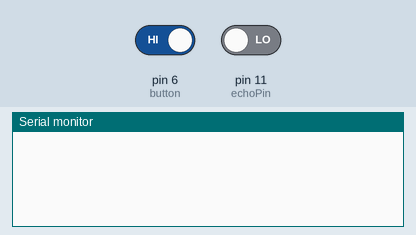
The sketch below on a simulated Arduino Uno, built with avr-gcc and run on an emulated ATmega328P. On the bench: the last lines printed to the serial monitor. Inputs (shaded band) come from the test bench; at power-on: pin 6 (button) HIGH, pin 11 (echoPin) LOW.

Above: at 1.2 s.
1.3 s: pin 6 (button) driven LOW and pin 11 (echoPin) driven HIGH
At 6.1 s:
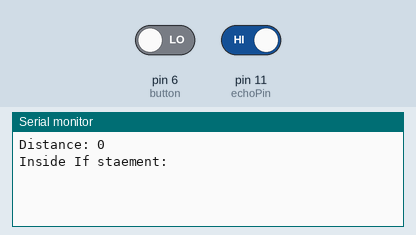
6.5 s: pin 6 (button) driven HIGH
At 13.5 s:
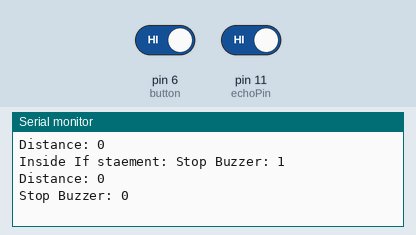

The sketch:

sketch_nov16a.ino
```cpp
#define trigPin 12
#define echoPin 11
#define buzzer 8
#define RED 2
#define GREEN 4
#define BLUE 5
#define YELLOW 3
# define button 6

  int duration = 0;
  int distance = 0;
  boolean stopBuzz = false;

void setup() {
  // put your setup code here, to run once:
  pinMode(button, INPUT_PULLUP);
  Serial.begin(9600);


}

void loop() {
  // put your main code here, to run repeatedly:
   digitalWrite(trigPin, LOW);
   delayMicroseconds(1);
   digitalWrite(trigPin, HIGH);
   delayMicroseconds(10);
   digitalWrite(trigPin, LOW);
   duration = pulseIn(echoPin, HIGH, 5000000);
   distance = (duration / 2) / 29.1;
   Serial.print("Distance: ");
    Serial.println(distance);

   if(distance>0 & distance<=10){
          digitalWrite(RED, HIGH);
          digitalWrite(GREEN, LOW);
          digitalWrite(BLUE, LOW);
          digitalWrite(YELLOW, LOW);
          if(stopBuzz == false){
             tone(buzzer, 3000, 500);
             delay(1000);
          }

   }else if(distance>10 & distance<=30){
          digitalWrite(RED, LOW);
          digitalWrite(GREEN, LOW);
          digitalWrite(BLUE, LOW);
          digitalWrite(YELLOW, HIGH);
   }else if(distance>30 & distance<=60){
          digitalWrite(RED, LOW);
          digitalWrite(GREEN, HIGH);
          digitalWrite(BLUE, LOW);
          digitalWrite(YELLOW, LOW);
   }else if(distance>60){
          digitalWrite(RED, LOW);
          digitalWrite(GREEN, LOW);
          digitalWrite(BLUE, HIGH);
          digitalWrite(YELLOW, LOW);
   }

   if(digitalRead(button)== LOW){
        Serial.print("Inside If staement: ");
        noTone(buzzer);
        stopBuzz = true;
        delay(3000);

   }else{
        stopBuzz = false;
   }

    Serial.print("Stop Buzzer: ");
    Serial.println(stopBuzz);


}
```

Measured:
- after the input at 1.3 s, the serial monitor: prints a new line after 3.7 s (image 1)
- after the input at 6.5 s, the serial monitor: prints a new line after 6.5 s (image 2)
